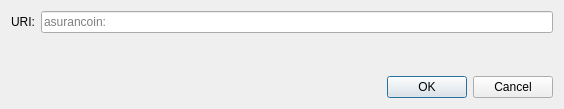
<?xml version="1.0" encoding="UTF-8"?>
<ui version="4.0">
 <class>OpenURIDialog</class>
 <widget class="QDialog" name="OpenURIDialog">
  <property name="geometry">
   <rect>
    <x>0</x>
    <y>0</y>
    <width>564</width>
    <height>109</height>
   </rect>
  </property>
  <property name="windowTitle">
   <string>Open asurancoin URI</string>
  </property>
  <layout class="QVBoxLayout" name="verticalLayout">
   <item>
    <layout class="QHBoxLayout" name="horizontalLayout">
     <item>
      <widget class="QLabel" name="label">
       <property name="text">
        <string>URI:</string>
       </property>
      </widget>
     </item>
     <item>
      <widget class="QValidatedLineEdit" name="uriEdit">
       <property name="placeholderText">
        <string notr="true">asurancoin:</string>
       </property>
      </widget>
     </item>
    </layout>
   </item>
   <item>
    <spacer name="verticalSpacer">
     <property name="orientation">
      <enum>Qt::Vertical</enum>
     </property>
     <property name="sizeHint" stdset="0">
      <size>
       <width>20</width>
       <height>40</height>
      </size>
     </property>
    </spacer>
   </item>
   <item>
    <widget class="QDialogButtonBox" name="buttonBox">
     <property name="orientation">
      <enum>Qt::Horizontal</enum>
     </property>
     <property name="standardButtons">
      <set>QDialogButtonBox::Cancel|QDialogButtonBox::Ok</set>
     </property>
    </widget>
   </item>
  </layout>
 </widget>
 <customwidgets>
  <customwidget>
   <class>QValidatedLineEdit</class>
   <extends>QLineEdit</extends>
   <header>qt/qvalidatedlineedit.h</header>
  </customwidget>
 </customwidgets>
 <resources/>
 <connections>
  <connection>
   <sender>buttonBox</sender>
   <signal>accepted()</signal>
   <receiver>OpenURIDialog</receiver>
   <slot>accept()</slot>
   <hints>
    <hint type="sourcelabel">
     <x>248</x>
     <y>254</y>
    </hint>
    <hint type="destinationlabel">
     <x>157</x>
     <y>274</y>
    </hint>
   </hints>
  </connection>
  <connection>
   <sender>buttonBox</sender>
   <signal>rejected()</signal>
   <receiver>OpenURIDialog</receiver>
   <slot>reject()</slot>
   <hints>
    <hint type="sourcelabel">
     <x>316</x>
     <y>260</y>
    </hint>
    <hint type="destinationlabel">
     <x>286</x>
     <y>274</y>
    </hint>
   </hints>
  </connection>
 </connections>
</ui>
